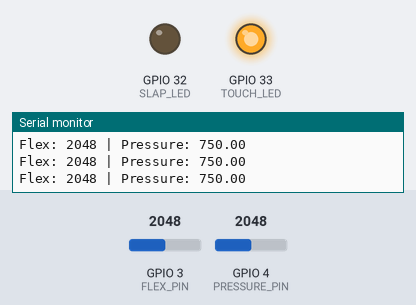
The sketch below on a simulated ESP32. Parts: output pins drawn as LEDs (lit = HIGH), the last lines printed to the serial monitor. The test bench sets the inputs (shaded band); at power-on: GPIO 3 (FLEX_PIN) = 2048, GPIO 4 (PRESSURE_PIN) = 2048.

Above: at 1.2 s.
1.3 s: GPIO 3 (FLEX_PIN) set to 1869
2.8 s: GPIO 3 (FLEX_PIN) set to 1759
At 3.5 s:
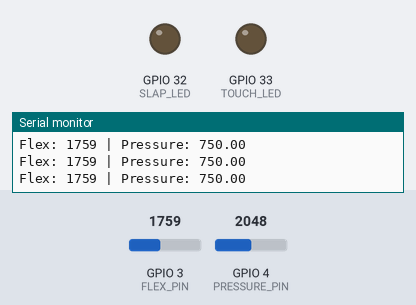
4.3 s: GPIO 3 (FLEX_PIN) set to 1840
At 4.9 s:
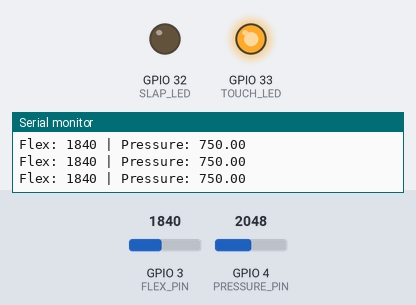
5.9 s: GPIO 4 (PRESSURE_PIN) set to 2695
7.4 s: GPIO 4 (PRESSURE_PIN) set to 2785
At 8.6 s:
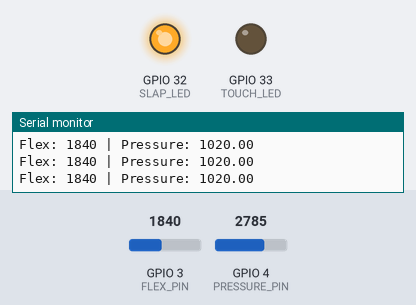
8.9 s: GPIO 4 (PRESSURE_PIN) set to 2047
At 10.0 s:
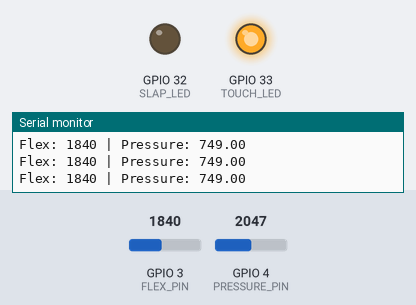
Timing chart, 0 to 11.5 s (numbered marks = the images above; inputs shaded):
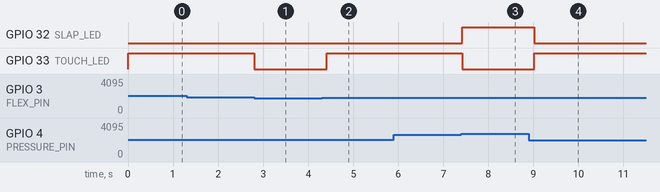

The sketch:

cod_e.ino
```cpp
// No special library required for flex sensor or dummy pressure test

#define FLEX_PIN       3   // ADC pin connected to flex sensor
#define PRESSURE_PIN   4   // ADC pin connected to analog output of pressure sensor (if analog version used)
#define TOUCH_LED     33   // Green LED pin
#define SLAP_LED      32   // Red LED pin

#define FLEX_THRESHOLD       1800  // Change based on calibration
#define PRESSURE_TOUCH_MIN    300  // mbar value for soft touch
#define PRESSURE_SLAP_MIN    1000  // mbar value for slap

void setup() {
  Serial.begin(115200);

  pinMode(FLEX_PIN, INPUT);
  pinMode(PRESSURE_PIN, INPUT);
  pinMode(TOUCH_LED, OUTPUT);
  pinMode(SLAP_LED, OUTPUT);

  digitalWrite(TOUCH_LED, LOW);
  digitalWrite(SLAP_LED, LOW);
}

void loop() {
  int flexValue = analogRead(FLEX_PIN);
  int pressureValue = analogRead(PRESSURE_PIN);  // Simulating pressure in analog
  float mappedPressure = map(pressureValue, 0, 4095, 0, 1500); // Simulating mbar

  Serial.print("Flex: ");
  Serial.print(flexValue);
  Serial.print(" | Pressure: ");
  Serial.println(mappedPressure);

  // Decision Logic
  if (flexValue > FLEX_THRESHOLD) {
    if (mappedPressure > PRESSURE_SLAP_MIN) {
      digitalWrite(SLAP_LED, HIGH);
      digitalWrite(TOUCH_LED, LOW);
    } else if (mappedPressure > PRESSURE_TOUCH_MIN) {
      digitalWrite(TOUCH_LED, HIGH);
      digitalWrite(SLAP_LED, LOW);
    } else {
      digitalWrite(TOUCH_LED, LOW);
      digitalWrite(SLAP_LED, LOW);
    }
  } else {
    digitalWrite(TOUCH_LED, LOW);
    digitalWrite(SLAP_LED, LOW);
  }

  delay(200);
}
```

Measured:
- the behaviour switches between 1801 and 1800 on GPIO 3 (FLEX_PIN) (found by bisection; images 0 and 1)
- the behaviour switches between 2732 and 2733 on GPIO 4 (PRESSURE_PIN) (found by bisection; images 2 and 3)
- after the input at 2.8 s, GPIO 33 (TOUCH_LED): HIGH → LOW at once
- after the input at 4.3 s, GPIO 33 (TOUCH_LED): LOW → HIGH after 0.11 s
- after the input at 7.4 s, GPIO 32 (SLAP_LED): LOW → HIGH at once; GPIO 33 (TOUCH_LED): HIGH → LOW at once
- after the input at 8.9 s, GPIO 32 (SLAP_LED): HIGH → LOW after 0.12 s; GPIO 33 (TOUCH_LED): LOW → HIGH after 0.12 s
